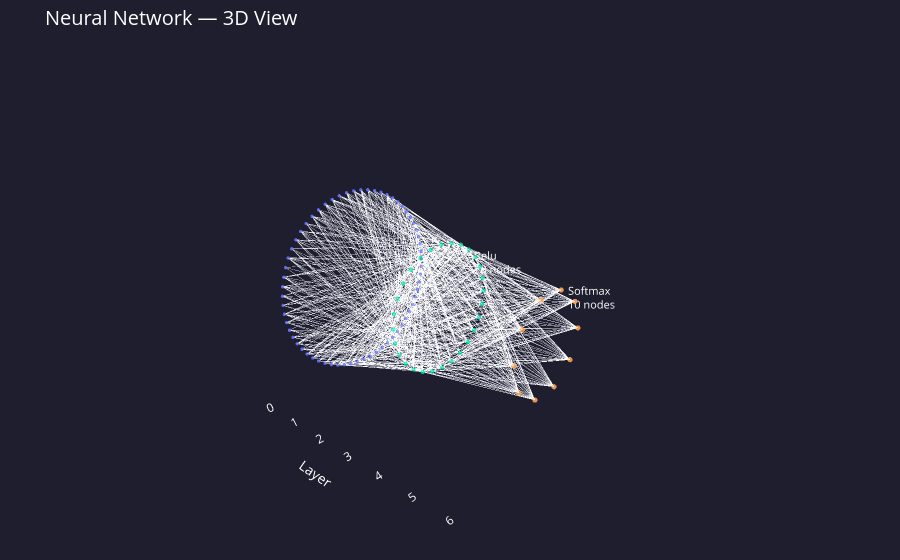
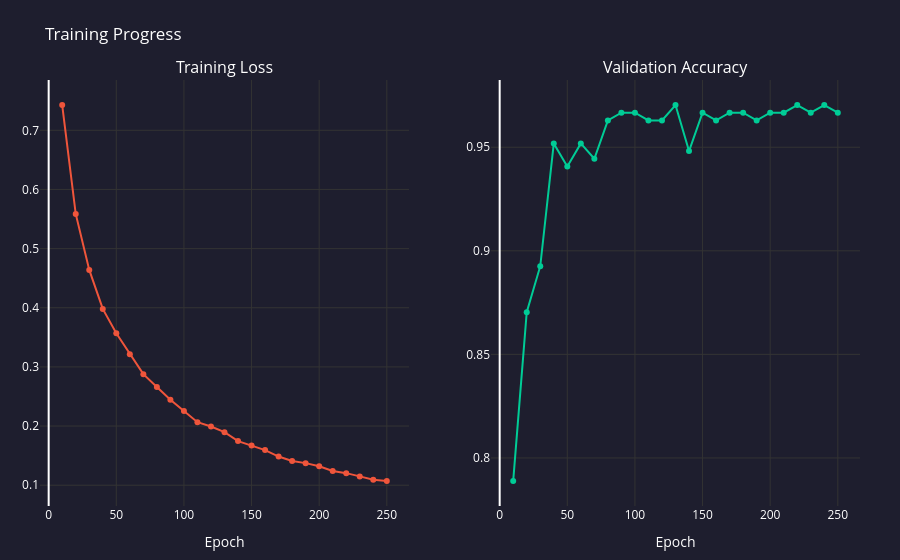

The cell these charts' notebook holds for them, in order:
### Markdown cell above
---
## 3b. Wizualizacje interaktywne

Poniższe wykresy otwierają się w przeglądarce:
- **Architektura 3D** – obracaj myszą, przewijaj aby przybliżyć.
- **Postęp trenowania** – najedź kursorem na punkt aby zobaczyć dokładne wartości.

### Code cell
from Code.Visualization.network_visualization import show_architecture_3d, show_training_progress

# 'best' is set by the Bayesian optimisation cell above

# ── 3D architecture of the best experiment ────────────────────────────
best_sizes = best['sizes']
best_acts  = best['act']

print(f"Showing 3D architecture for: {best['name']}")
show_architecture_3d(best_sizes, best_acts)

# ── Animated training progress of the best experiment ─────────────────
print(f"Showing training progress for: {best['name']}")
show_training_progress(best['trainer'].loss_history, best['trainer'].val_acc_history)

### Figure 1 — Plotly figure (JSON) as saved in the notebook; plotly's stock layout.template omitted (floating-point values rounded to 4 significant figures; data arrays with more than 128 entries replaced by an {"elided": "..."} marker saying what was removed)
{"data": [{"hoverinfo": "none", "line": {"color": "rgba(180,180,180,0.12)", "width": 0.8}, "mode": "lines", "name": "connections", "type": "scatter3d", "x": {"elided": "2640 int values"}, "y": {"elided": "2640 float values"}, "z": {"elided": "2640 float values"}}, {"hovertemplate": "%{text}<extra></extra>", "marker": {"color": ["#636EFA", "#636EFA", "#636EFA", "#636EFA", "#636EFA", "#636EFA", "#636EFA", "#636EFA", "#636EFA", "#636EFA", "#636EFA", "#636EFA", "#636EFA", "#636EFA", "#636EFA", "#636EFA", "#636EFA", "#636EFA", "#636EFA", "#636EFA", "#636EFA", "#636EFA", "#636EFA", "#636EFA", "#636EFA", "#636EFA", "#636EFA", "#636EFA", "#636EFA", "#636EFA", "#636EFA", "#636EFA", "#636EFA", "#636EFA", "#636EFA", "#636EFA", "#636EFA", "#636EFA", "#636EFA", "#636EFA", "#636EFA", "#636EFA", "#636EFA", "#636EFA", "#636EFA", "#636EFA", "#636EFA", "#636EFA", "#636EFA", "#636EFA", "#636EFA", "#636EFA", "#636EFA", "#636EFA", "#636EFA", "#636EFA", "#636EFA", "#636EFA", "#636EFA", "#636EFA", "#636EFA", "#636EFA", "#636EFA", "#636EFA", "#00CC96", "#00CC96", "#00CC96", "#00CC96", "#00CC96", "#00CC96", "#00CC96", "#00CC96", "#00CC96", "#00CC96", "#00CC96", "#00CC96", "#00CC96", "#00CC96", "#00CC96", "#00CC96", "#00CC96", "#00CC96", "#00CC96", "#00CC96", "#00CC96", "#00CC96", "#00CC96", "#00CC96", "#00CC96", "#00CC96", "#00CC96", "#00CC96", "#FFA15A", "#FFA15A", "#FFA15A", "#FFA15A", "#FFA15A", "#FFA15A", "#FFA15A", "#FFA15A", "#FFA15A", "#FFA15A"], "line": {"width": 0}, "opacity": 0.9, "size": [4, 4, 4, 4, 4, 4, 4, 4, 4, 4, 4, 4, 4, 4, 4, 4, 4, 4, 4, 4, 4, 4, 4, 4, 4, 4, 4, 4, 4, 4, 4, 4, 4, 4, 4, 4, 4, 4, 4, 4, 4, 4, 4, 4, 4, 4, 4, 4, 4, 4, 4, 4, 4, 4, 4, 4, 4, 4, 4, 4, 4, 4, 4, 4, 5, 5, 5, 5, 5, 5, 5, 5, 5, 5, 5, 5, 5, 5, 5, 5, 5, 5, 5, 5, 5, 5, 5, 5, 5, 5, 5, 5, 6, 6, 6, 6, 6, 6, 6, 6, 6, 6]}, "mode": "markers", "name": "nodes", "text": ["<b>Input layer</b><br>Layer 0 | node 1/64", "<b>Input layer</b><br>Layer 0 | node 2/64", "<b>Input layer</b><br>Layer 0 | node 3/64", "<b>Input layer</b><br>Layer 0 | node 4/64", "<b>Input layer</b><br>Layer 0 | node 5/64", "<b>Input layer</b><br>Layer 0 | node 6/64", "<b>Input layer</b><br>Layer 0 | node 7/64", "<b>Input layer</b><br>Layer 0 | node 8/64", "<b>Input layer</b><br>Layer 0 | node 9/64", "<b>Input layer</b><br>Layer 0 | node 10/64", "<b>Input layer</b><br>Layer 0 | node 11/64", "<b>Input layer</b><br>Layer 0 | node 12/64", "<b>Input layer</b><br>Layer 0 | node 13/64", "<b>Input layer</b><br>Layer 0 | node 14/64", "<b>Input layer</b><br>Layer 0 | node 15/64", "<b>Input layer</b><br>Layer 0 | node 16/64", "<b>Input layer</b><br>Layer 0 | node 17/64", "<b>Input layer</b><br>Layer 0 | node 18/64", "<b>Input layer</b><br>Layer 0 | node 19/64", "<b>Input layer</b><br>Layer 0 | node 20/64", "<b>Input layer</b><br>Layer 0 | node 21/64", "<b>Input layer</b><br>Layer 0 | node 22/64", "<b>Input layer</b><br>Layer 0 | node 23/64", "<b>Input layer</b><br>Layer 0 | node 24/64", "<b>Input layer</b><br>Layer 0 | node 25/64", "<b>Input layer</b><br>Layer 0 | node 26/64", "<b>Input layer</b><br>Layer 0 | node 27/64", "<b>Input layer</b><br>Layer 0 | node 28/64", "<b>Input layer</b><br>Layer 0 | node 29/64", "<b>Input layer</b><br>Layer 0 | node 30/64", "<b>Input layer</b><br>Layer 0 | node 31/64", "<b>Input layer</b><br>Layer 0 | node 32/64", "<b>Input layer</b><br>Layer 0 | node 33/64", "<b>Input layer</b><br>Layer 0 | node 34/64", "<b>Input layer</b><br>Layer 0 | node 35/64", "<b>Input layer</b><br>Layer 0 | node 36/64", "<b>Input layer</b><br>Layer 0 | node 37/64", "<b>Input layer</b><br>Layer 0 | node 38/64", "<b>Input layer</b><br>Layer 0 | node 39/64", "<b>Input layer</b><br>Layer 0 | node 40/64", "<b>Input layer</b><br>Layer 0 | node 41/64", "<b>Input layer</b><br>Layer 0 | node 42/64", "<b>Input layer</b><br>Layer 0 | node 43/64", "<b>Input layer</b><br>Layer 0 | node 44/64", "<b>Input layer</b><br>Layer 0 | node 45/64", "<b>Input layer</b><br>Layer 0 | node 46/64", "<b>Input layer</b><br>Layer 0 | node 47/64", "<b>Input layer</b><br>Layer 0 | node 48/64", "<b>Input layer</b><br>Layer 0 | node 49/64", "<b>Input layer</b><br>Layer 0 | node 50/64", "<b>Input layer</b><br>Layer 0 | node 51/64", "<b>Input layer</b><br>Layer 0 | node 52/64", "<b>Input layer</b><br>Layer 0 | node 53/64", "<b>Input layer</b><br>Layer 0 | node 54/64", "<b>Input layer</b><br>Layer 0 | node 55/64", "<b>Input layer</b><br>Layer 0 | node 56/64", "<b>Input layer</b><br>Layer 0 | node 57/64", "<b>Input layer</b><br>Layer 0 | node 58/64", "<b>Input layer</b><br>Layer 0 | node 59/64", "<b>Input layer</b><br>Layer 0 | node 60/64", "<b>Input layer</b><br>Layer 0 | node 61/64", "<b>Input layer</b><br>Layer 0 | node 62/64", "<b>Input layer</b><br>Layer 0 | node 63/64", "<b>Input layer</b><br>Layer 0 | node 64/64", "<b>Relu layer</b><br>Layer 1 | node 1/28", "<b>Relu layer</b><br>Layer 1 | node 2/28", "<b>Relu layer</b><br>Layer 1 | node 3/28", "<b>Relu layer</b><br>Layer 1 | node 4/28", "<b>Relu layer</b><br>Layer 1 | node 5/28", "<b>Relu layer</b><br>Layer 1 | node 6/28", "<b>Relu layer</b><br>Layer 1 | node 7/28", "<b>Relu layer</b><br>Layer 1 | node 8/28", "<b>Relu layer</b><br>Layer 1 | node 9/28", "<b>Relu layer</b><br>Layer 1 | node 10/28", "<b>Relu layer</b><br>Layer 1 | node 11/28", "<b>Relu layer</b><br>Layer 1 | node 12/28", "<b>Relu layer</b><br>Layer 1 | node 13/28", "<b>Relu layer</b><br>Layer 1 | node 14/28", "<b>Relu layer</b><br>Layer 1 | node 15/28", "<b>Relu layer</b><br>Layer 1 | node 16/28", "<b>Relu layer</b><br>Layer 1 | node 17/28", "<b>Relu layer</b><br>Layer 1 | node 18/28", "<b>Relu layer</b><br>Layer 1 | node 19/28", "<b>Relu layer</b><br>Layer 1 | node 20/28", "<b>Relu layer</b><br>Layer 1 | node 21/28", "<b>Relu layer</b><br>Layer 1 | node 22/28", "<b>Relu layer</b><br>Layer 1 | node 23/28", "<b>Relu layer</b><br>Layer 1 | node 24/28", "<b>Relu layer</b><br>Layer 1 | node 25/28", "<b>Relu layer</b><br>Layer 1 | node 26/28", "<b>Relu layer</b><br>Layer 1 | node 27/28", "<b>Relu layer</b><br>Layer 1 | node 28/28", "<b>Softmax layer</b><br>Layer 2 | node 1/10", "<b>Softmax layer</b><br>Layer 2 | node 2/10", "<b>Softmax layer</b><br>Layer 2 | node 3/10", "<b>Softmax layer</b><br>Layer 2 | node 4/10", "<b>Softmax layer</b><br>Layer 2 | node 5/10", "<b>Softmax layer</b><br>Layer 2 | node 6/10", "<b>Softmax layer</b><br>Layer 2 | node 7/10", "<b>Softmax layer</b><br>Layer 2 | node 8/10", "<b>Softmax layer</b><br>Layer 2 | node 9/10", "<b>Softmax layer</b><br>Layer 2 | node 10/10"], "type": "scatter3d", "x": [0, 0, 0, 0, 0, 0, 0, 0, 0, 0, 0, 0, 0, 0, 0, 0, 0, 0, 0, 0, 0, 0, 0, 0, 0, 0, 0, 0, 0, 0, 0, 0, 0, 0, 0, 0, 0, 0, 0, 0, 0, 0, 0, 0, 0, 0, 0, 0, 0, 0, 0, 0, 0, 0, 0, 0, 0, 0, 0, 0, 0, 0, 0, 0, 3, 3, 3, 3, 3, 3, 3, 3, 3, 3, 3, 3, 3, 3, 3, 3, 3, 3, 3, 3, 3, 3, 3, 3, 3, 3, 3, 3, 6, 6, 6, 6, 6, 6, 6, 6, 6, 6], "y": [2.4, 2.388, 2.354, 2.297, 2.217, 2.117, 1.996, 1.855, 1.697, 1.523, 1.333, 1.131, 0.9184, 0.6967, 0.4682, 0.2352, 1.47e-16, -0.2352, -0.4682, -0.6967, -0.9184, -1.131, -1.333, -1.523, -1.697, -1.855, -1.996, -2.117, -2.217, -2.297, -2.354, -2.388, -2.4, -2.388, -2.354, -2.297, -2.217, -2.117, -1.996, -1.855, -1.697, -1.523, -1.333, -1.131, -0.9184, -0.6967, -0.4682, -0.2352, -4.409e-16, 0.2352, 0.4682, 0.6967, 0.9184, 1.131, 1.333, 1.523, 1.697, 1.855, 1.996, 2.117, 2.217, 2.297, 2.354, 2.388, 1.587, 1.548, 1.43, 1.241, 0.9898, 0.6888, 0.3532, 9.72e-17, -0.3532, -0.6888, -0.9898, -1.241, -1.43, -1.548, -1.587, -1.548, -1.43, -1.241, -0.9898, -0.6888, -0.3532, -2.916e-16, 0.3532, 0.6888, 0.9898, 1.241, 1.43, 1.548, 1.2, 0.9708, 0.3708, -0.3708, -0.9708, -1.2, -0.9708, -0.3708, 0.3708, 0.9708], "z": [0, 0.2352, 0.4682, 0.6967, 0.9184, 1.131, 1.333, 1.523, 1.697, 1.855, 1.996, 2.117, 2.217, 2.297, 2.354, 2.388, 2.4, 2.388, 2.354, 2.297, 2.217, 2.117, 1.996, 1.855, 1.697, 1.523, 1.333, 1.131, 0.9184, 0.6967, 0.4682, 0.2352, 2.939e-16, -0.2352, -0.4682, -0.6967, -0.9184, -1.131, -1.333, -1.523, -1.697, -1.855, -1.996, -2.117, -2.217, -2.297, -2.354, -2.388, -2.4, -2.388, -2.354, -2.297, -2.217, -2.117, -1.996, -1.855, -1.697, -1.523, -1.333, -1.131, -0.9184, -0.6967, -0.4682, -0.2352, 0, 0.3532, 0.6888, 0.9898, 1.241, 1.43, 1.548, 1.587, 1.548, 1.43, 1.241, 0.9898, 0.6888, 0.3532, 1.944e-16, -0.3532, -0.6888, -0.9898, -1.241, -1.43, -1.548, -1.587, -1.548, -1.43, -1.241, -0.9898, -0.6888, -0.3532, 0, 0.7053, 1.141, 1.141, 0.7053, 1.47e-16, -0.7053, -1.141, -1.141, -0.7053]}, {"hoverinfo": "none", "mode": "text", "name": "labels", "text": ["Input<br>64 nodes", "Relu<br>28 nodes", "Softmax<br>10 nodes"], "textfont": {"color": "white", "size": 11}, "type": "scatter3d", "x": [0, 3, 6], "y": [3, 2.187, 1.8], "z": [0, 0, 0]}], "layout": {"font": {"color": "white"}, "margin": {"b": 0, "l": 0, "r": 0, "t": 50}, "paper_bgcolor": "#1e1e2e", "scene": {"bgcolor": "#1e1e2e", "camera": {"eye": {"x": 1.6, "y": -1.8, "z": 1}, "up": {"x": 0, "y": 0, "z": 1}}, "xaxis": {"backgroundcolor": "#1e1e2e", "gridcolor": "#333", "showgrid": false, "title": {"text": "Layer"}, "zeroline": false}, "yaxis": {"backgroundcolor": "#1e1e2e", "gridcolor": "#333", "showgrid": false, "showticklabels": false, "title": {"text": ""}, "zeroline": false}, "zaxis": {"backgroundcolor": "#1e1e2e", "gridcolor": "#333", "showgrid": false, "showticklabels": false, "title": {"text": ""}, "zeroline": false}}, "showlegend": false, "title": {"font": {"color": "white", "size": 20}, "text": "Neural Network — 3D View"}}}

### Figure 2 — Plotly figure (JSON) as saved in the notebook; plotly's stock layout.template omitted (floating-point values rounded to 4 significant figures)
{"data": [{"hovertemplate": "Epoch %{x}<br>Loss: %{y:.4f}<extra></extra>", "line": {"color": "#EF553B", "width": 2}, "marker": {"size": 6}, "mode": "lines+markers", "name": "Loss", "type": "scatter", "x": [10, 20, 30, 40, 50, 60, 70, 80, 90, 100, 110, 120, 130, 140, 150, 160, 170, 180, 190, 200, 210, 220, 230, 240, 250], "xaxis": "x", "y": [0.7427, 0.5587, 0.464, 0.398, 0.3567, 0.3213, 0.2878, 0.2661, 0.2445, 0.2254, 0.2065, 0.1992, 0.1897, 0.1746, 0.1673, 0.1594, 0.1485, 0.141, 0.1373, 0.1321, 0.1241, 0.1204, 0.1149, 0.1094, 0.1072], "yaxis": "y"}, {"hovertemplate": "Epoch %{x}<br>Accuracy: %{y:.4f}<extra></extra>", "line": {"color": "#00CC96", "width": 2}, "marker": {"size": 6}, "mode": "lines+markers", "name": "Val Accuracy", "type": "scatter", "x": [10, 20, 30, 40, 50, 60, 70, 80, 90, 100, 110, 120, 130, 140, 150, 160, 170, 180, 190, 200, 210, 220, 230, 240, 250], "xaxis": "x2", "y": [0.7889, 0.8704, 0.8926, 0.9518, 0.9407, 0.9518, 0.9444, 0.963, 0.9667, 0.9667, 0.963, 0.963, 0.9704, 0.9482, 0.9667, 0.963, 0.9667, 0.9667, 0.963, 0.9667, 0.9667, 0.9704, 0.9667, 0.9704, 0.9667], "yaxis": "y2"}], "layout": {"annotations": [{"font": {"size": 16}, "showarrow": false, "text": "Training Loss", "x": 0.225, "xanchor": "center", "xref": "paper", "y": 1, "yanchor": "bottom", "yref": "paper"}, {"font": {"size": 16}, "showarrow": false, "text": "Validation Accuracy", "x": 0.775, "xanchor": "center", "xref": "paper", "y": 1, "yanchor": "bottom", "yref": "paper"}], "font": {"color": "white"}, "margin": {"b": 40, "l": 40, "r": 40, "t": 80}, "paper_bgcolor": "#1e1e2e", "plot_bgcolor": "#1e1e2e", "showlegend": false, "title": {"text": "Training Progress"}, "xaxis": {"anchor": "y", "domain": [0, 0.45], "gridcolor": "#333", "title": {"text": "Epoch"}}, "xaxis2": {"anchor": "y2", "domain": [0.55, 1], "gridcolor": "#333", "title": {"text": "Epoch"}}, "yaxis": {"anchor": "x", "domain": [0, 1], "gridcolor": "#333"}, "yaxis2": {"anchor": "x2", "domain": [0, 1], "gridcolor": "#333"}}}
